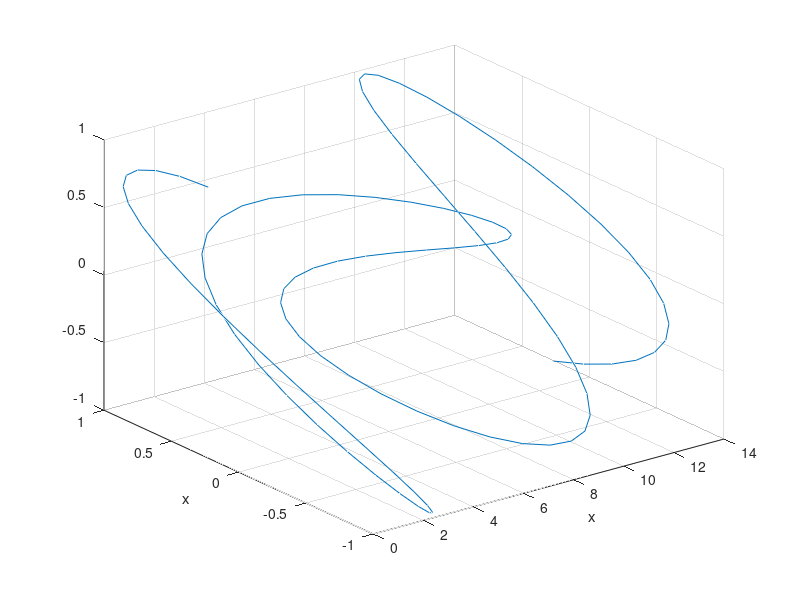

This figure's MATLAB source:
N = 100;
t = (1:1:N)*4*pi/N;

x = cos(1.2*t);
y = sin(2*t);

% 3D plot trajectory
plot3(t, y,x)
    % line( sqrt(2)*[0 0.5], sqrt(2)*[0 0.5], 'Color', 'k')
    grid on
    xlabel('x');
    ylabel('x');
    
